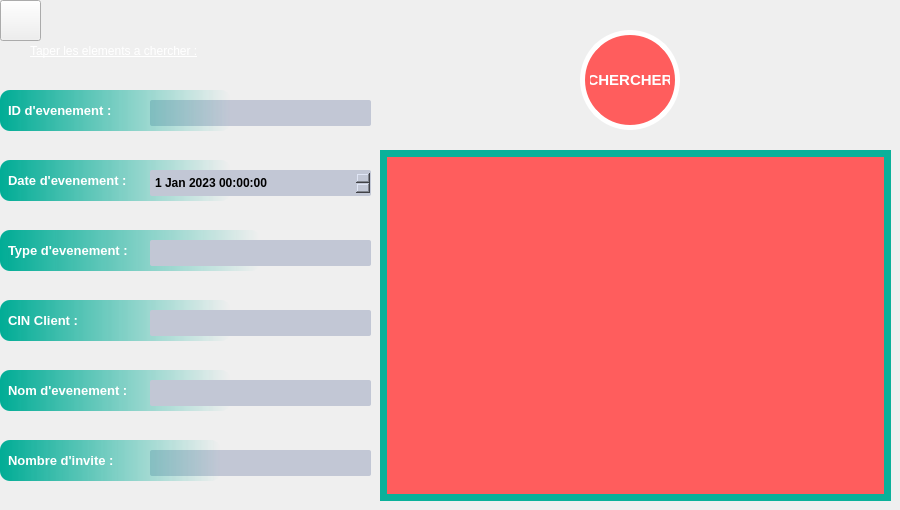
       <widget class="QWidget" name="page_5">
        <widget class="QPushButton" name="pushButton_retour_5">
         <property name="geometry">
          <rect>
           <x>0</x>
           <y>0</y>
           <width>41</width>
           <height>41</height>
          </rect>
         </property>
         <property name="text">
          <string/>
         </property>
         <property name="icon">
          <iconset>
           <normaloff>../../../../../Downloads/back-button.png</normaloff>../../../../../Downloads/back-button.png</iconset>
         </property>
         <property name="iconSize">
          <size>
           <width>30</width>
           <height>30</height>
          </size>
         </property>
        </widget>
        <widget class="QLabel" name="label_cin_ev_rech">
         <property name="geometry">
          <rect>
           <x>0</x>
           <y>300</y>
           <width>231</width>
           <height>41</height>
          </rect>
         </property>
         <property name="styleSheet">
          <string notr="true">/*-----QLabel-----*/
QLabel
{
background-color: qlineargradient(spread:pad, x1:0, y1:0.511, x2:1, y2:0.511, stop:0 rgba(0, 172, 149, 255),stop:0.995192 rgba(0,0,0,0));



	color: #ffffff;
	font-size: 13px;
	font-weight: bold;
	border: 5px;
	border-radius:10px;
	padding: 5px;

}</string>
         </property>
         <property name="text">
          <string>CIN Client :</string>
         </property>
        </widget>
        <widget class="QLabel" name="label_date_ev_rech">
         <property name="geometry">
          <rect>
           <x>0</x>
           <y>160</y>
           <width>231</width>
           <height>41</height>
          </rect>
         </property>
         <property name="styleSheet">
          <string notr="true">
/*-----QLabel-----*/
QLabel
{
background-color: qlineargradient(spread:pad, x1:0, y1:0.511, x2:1, y2:0.511, stop:0 rgba(0, 172, 149, 255),stop:0.995192 rgba(0,0,0,0));



	color: #ffffff;
	font-size: 13px;
	font-weight: bold;
	border: 5px;
	border-radius:10px;
	padding: 5px;

}</string>
         </property>
         <property name="text">
          <string>Date d'evenement :</string>
         </property>
        </widget>
        <widget class="QDateTimeEdit" name="dateTimeEdit_DATE_EV_rech">
         <property name="geometry">
          <rect>
           <x>150</x>
           <y>170</y>
           <width>221</width>
           <height>26</height>
          </rect>
         </property>
         <property name="styleSheet">
          <string notr="true">/*-----QLineEdit-----*/
QDateTimeEdit
{
	background-color: #c2c7d5;
	color: #000;
	font-weight: bold;
	border: none;
	border-radius: 2px;
	padding: 3px;

}</string>
         </property>
         <property name="dateTime">
          <datetime>
           <hour>0</hour>
           <minute>0</minute>
           <second>0</second>
           <year>2023</year>
           <month>1</month>
           <day>1</day>
          </datetime>
         </property>
         <property name="minimumDateTime">
          <datetime>
           <hour>0</hour>
           <minute>0</minute>
           <second>0</second>
           <year>2023</year>
           <month>1</month>
           <day>1</day>
          </datetime>
         </property>
        </widget>
        <widget class="QLabel" name="label_type_ev_rech">
         <property name="geometry">
          <rect>
           <x>0</x>
           <y>230</y>
           <width>261</width>
           <height>41</height>
          </rect>
         </property>
         <property name="styleSheet">
          <string notr="true">/*-----QLabel-----*/
QLabel
{
background-color: qlineargradient(spread:pad, x1:0, y1:0.511, x2:1, y2:0.511, stop:0 rgba(0, 172, 149, 255),stop:0.995192 rgba(0,0,0,0));



	color: #ffffff;
	font-size: 13px;
	font-weight: bold;
	border: 5px;
	border-radius:10px;
	padding: 5px;

}</string>
         </property>
         <property name="text">
          <string>Type d'evenement :</string>
         </property>
        </widget>
        <widget class="QLineEdit" name="lineEdit_CIN_EV_rech">
         <property name="geometry">
          <rect>
           <x>150</x>
           <y>310</y>
           <width>221</width>
           <height>26</height>
          </rect>
         </property>
         <property name="styleSheet">
          <string notr="true">/*-----QLineEdit-----*/
QLineEdit
{
	background-color: #c2c7d5;
	color: #000;
	font-weight: bold;
	border: none;
	border-radius: 2px;
	padding: 3px;

}</string>
         </property>
         <property name="text">
          <string/>
         </property>
        </widget>
        <widget class="QLabel" name="label_nom_ev_rech">
         <property name="geometry">
          <rect>
           <x>0</x>
           <y>370</y>
           <width>231</width>
           <height>41</height>
          </rect>
         </property>
         <property name="styleSheet">
          <string notr="true">/*-----QLabel-----*/
QLabel
{
background-color: qlineargradient(spread:pad, x1:0, y1:0.511, x2:1, y2:0.511, stop:0 rgba(0, 172, 149, 255),stop:0.995192 rgba(0,0,0,0));



	color: #ffffff;
	font-size: 13px;
	font-weight: bold;
	border: 5px;
	border-radius:10px;
	padding: 5px;

}</string>
         </property>
         <property name="text">
          <string>Nom d'evenement :</string>
         </property>
        </widget>
        <widget class="QLineEdit" name="lineEdit_NOM_EV_rech">
         <property name="geometry">
          <rect>
           <x>150</x>
           <y>380</y>
           <width>221</width>
           <height>26</height>
          </rect>
         </property>
         <property name="styleSheet">
          <string notr="true">/*-----QLineEdit-----*/
QLineEdit
{
	background-color: #c2c7d5;
	color: #000;
	font-weight: bold;
	border: none;
	border-radius: 2px;
	padding: 3px;

}</string>
         </property>
         <property name="text">
          <string/>
         </property>
        </widget>
        <widget class="QLineEdit" name="lineEdit_TYPE_EV_rech">
         <property name="geometry">
          <rect>
           <x>150</x>
           <y>240</y>
           <width>221</width>
           <height>26</height>
          </rect>
         </property>
         <property name="styleSheet">
          <string notr="true">/*-----QLineEdit-----*/
QLineEdit
{
	background-color: #c2c7d5;
	color: #000;
	font-weight: bold;
	border: none;
	border-radius: 2px;
	padding: 3px;

}</string>
         </property>
         <property name="text">
          <string/>
         </property>
        </widget>
        <widget class="QPushButton" name="pushButton_chercher_vrai">
         <property name="geometry">
          <rect>
           <x>580</x>
           <y>30</y>
           <width>100</width>
           <height>100</height>
          </rect>
         </property>
         <property name="minimumSize">
          <size>
           <width>100</width>
           <height>100</height>
          </size>
         </property>
         <property name="maximumSize">
          <size>
           <width>100</width>
           <height>100</height>
          </size>
         </property>
         <property name="styleSheet">
          <string notr="true">QPushButton{ 
background-color: #FF5D5D;
 border-style: solid;
 border-width:5px;
 border-radius:50px;
 border-color:white ;
 max-width:80px;
 max-height:80px;
 min-width:80px;
 min-height:80px;

color: #ffffff;
	font-size: 15px;
	font-weight: bold;

	padding: 5px;
}
QPushButton::hover
{
background-color: white;
border-color: #FF5D5D;
	color: #FF5D5D; 
}
QPushButton::pressed
{background-color: qlineargradient(stop:0 rgba(0, 207, 179, 255),stop:1 rgba(70, 255, 230, 255));

	color: black; 

}</string>
         </property>
         <property name="text">
          <string>CHERCHER</string>
         </property>
        </widget>
        <widget class="QLabel" name="label_6">
         <property name="geometry">
          <rect>
           <x>30</x>
           <y>30</y>
           <width>321</width>
           <height>41</height>
          </rect>
         </property>
         <property name="styleSheet">
          <string notr="true">color: rgb(255, 255, 255);
font: 700 12pt &quot;Segoe UI&quot;;
text-decoration: underline;</string>
         </property>
         <property name="text">
          <string>Taper les elements a chercher :</string>
         </property>
        </widget>
        <widget class="QLineEdit" name="lineEdit_ID_EV_rech">
         <property name="geometry">
          <rect>
           <x>150</x>
           <y>100</y>
           <width>221</width>
           <height>26</height>
          </rect>
         </property>
         <property name="styleSheet">
          <string notr="true">/*-----QLineEdit-----*/
QLineEdit
{
	background-color: #c2c7d5;
	color: #000;
	font-weight: bold;
	border: none;
	border-radius: 2px;
	padding: 3px;

}</string>
         </property>
         <property name="text">
          <string/>
         </property>
        </widget>
        <widget class="QLabel" name="label_id_ev_rech">
         <property name="geometry">
          <rect>
           <x>0</x>
           <y>90</y>
           <width>231</width>
           <height>41</height>
          </rect>
         </property>
         <property name="styleSheet">
          <string notr="true">/*-----QLabel-----*/
QLabel
{
background-color: qlineargradient(spread:pad, x1:0, y1:0.511, x2:1, y2:0.511, stop:0 rgba(0, 172, 149, 255),stop:0.995192 rgba(0,0,0,0));



	color: #ffffff;
	font-size: 13px;
	font-weight: bold;
	border: 5px;
	border-radius:10px;
	padding: 5px;

}</string>
         </property>
         <property name="text">
          <string>ID d'evenement :</string>
         </property>
        </widget>
        <widget class="QTableView" name="tableView_rech_tri">
         <property name="geometry">
          <rect>
           <x>380</x>
           <y>150</y>
           <width>511</width>
           <height>351</height>
          </rect>
         </property>
         <property name="styleSheet">
          <string notr="true">/*-----QTableView-----*/

QTableView
{
    background-color: rgb(255, 93,93);
    border: 7px solid #0ab19a;
    color: #f0f0f0;
    gridline-color: #232939;
    outline : 0;

}


QTableView::disabled
{
    background-color: #242526;
    border: 1px solid #32414B;
    color: #656565;
    gridline-color: #656565;
    outline : 0;

}
QTableView::item
{
font-size: 13px;
font-weight: bold;
color: white;


}

QTableView::item:hover 
{
    background-color: #606060;
    color: #f0f0f0;

}


QTableView::item:selected 
{
	background-color: #0ab19a;
    color: #F0F0F0;

}


QTableView::item:selected:disabled
{
    background-color: #1a1b1c;
    border: 2px solid #525251;
    color: #656565;

}

QScrollBar:vertical 
{
    background-color: transparent;
    width: 8px;
    margin: 0;

}

/*-----QScrollBar-----*/
QScrollBar::handle:vertical 
{
    border: none;
	min-height: 100px;
    background-color: #56576c;

}


QScrollBar::add-line:vertical, 
QScrollBar::sub-line:vertical,
QScrollBar::add-page:vertical, 
QScrollBar::sub-page:vertical 
{
    height: 0px;
    background-color: transparent;

}</string>
         </property>
        </widget>
        <widget class="QLineEdit" name="lineEdit_NB_EV_rech">
         <property name="geometry">
          <rect>
           <x>150</x>
           <y>450</y>
           <width>221</width>
           <height>26</height>
          </rect>
         </property>
         <property name="styleSheet">
          <string notr="true">/*-----QLineEdit-----*/
QLineEdit
{
	background-color: #c2c7d5;
	color: #000;
	font-weight: bold;
	border: none;
	border-radius: 2px;
	padding: 3px;

}</string>
         </property>
         <property name="text">
          <string/>
         </property>
         <property name="maxLength">
          <number>8</number>
         </property>
        </widget>
        <widget class="QLabel" name="label_nb_ev_rech">
         <property name="geometry">
          <rect>
           <x>0</x>
           <y>440</y>
           <width>221</width>
           <height>41</height>
          </rect>
         </property>
         <property name="styleSheet">
          <string notr="true">/*-----QLabel-----*/
QLabel
{
background-color: qlineargradient(spread:pad, x1:0, y1:0.511, x2:1, y2:0.511, stop:0 rgba(0, 172, 149, 255),stop:0.995192 rgba(0,0,0,0));



	color: #ffffff;
	font-size: 13px;
	font-weight: bold;
	border: 5px;
	border-radius:10px;
	padding: 5px;

}</string>
         </property>
         <property name="text">
          <string>Nombre d'invite :</string>
         </property>
        </widget>
       </widget>
